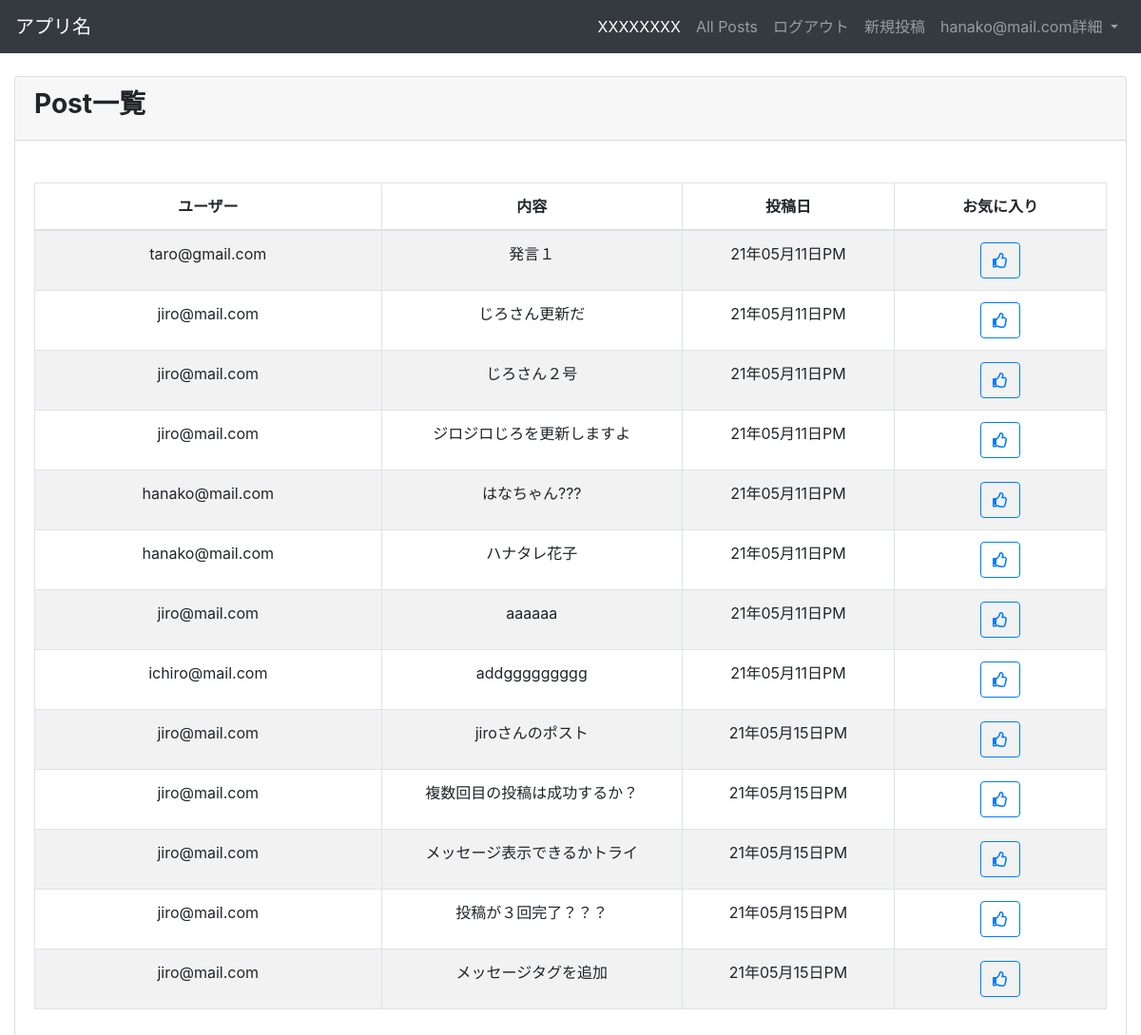
/microposts/list/ (signed in), run on the app's committed database.
### accounts/models.py (models this page shows, shortened)
class Users(AbstractBaseUser, PermissionsMixin):
    username = models.CharField(max_length=100)
    email = models.EmailField(max_length=100, unique=True)
    followers = models.ManyToManyField('self', blank='True', symmetrical='False')
    is_active = models.BooleanField(default=True)
    is_staff = models.BooleanField(default=False)
    USERNAME_FIELD = 'email'
    REQUIRED_FIELDS = ['username']
    object = UserManager()
    favoritePost = models.ManyToManyField(
        'microposts.Post', blank=True,
        verbose_name='お気に入りの投稿'
    )

### microposts/models.py (models this page shows)
class Post(models.Model):
    owner = models.ForeignKey('accounts.Users', verbose_name='オーナー', on_delete=models.CASCADE)
    content = models.TextField(max_length=255)
    created_at = models.DateTimeField(auto_now_add=True)
    class Meta:
        db_table = 'posts'

### microposts/views.py (the view, shortened to what this page needs)
# urls.py: path('list/', PostListView.as_view(), name='list'),
class PostListView(LoginRequiredMixin, ListView):
    template_name = 'microposts/list.html'
    model = Post
    def get_context_data(self, **kwargs):
        context = super().get_context_data(**kwargs)
        user = self.request.user
        context['favorite_list'] = user.favoritePost.all()
        context['posts_list'] = Post.objects.all()
        return context

### templates/microposts/list.html (shortened to what this page needs)
{% extends 'base.html' %}
{% load bootstrap4 %}
{% block content %}
    <div class="content-wrapper">
        <div class="container-fluid">
            <div class="card mb-3">
                <div class="card-header">
                    <h3><b>Post一覧</b></h3>
                </div>
                <div class="card-body">
                    <div class="table table-responsive">
                        <table id='post_list' width="100%" class="table table-striped table-bordered table-hover">
                            <thead>
                            <tr>
                                <th class="text-center">ユーザー</th>
                                <th class="text-center">内容</th>
                                <th class="text-center">投稿日</th>
                                <th class="text-center">お気に入り</th>
                            </tr>
                            </thead>
                            <tbody>
                            {% for item in posts_list %}
                                <tr class="odd gradeX text-center">
                                    <td class="text-center" width="100">{{ item.owner }}</td>
                                    <td class="text-center" width="100">{{ item.content }}</td>
                                    <td class="text-center" width="100">{{ item.created_at | date:"y年m月d日A " }}</td>
                                    <td class="text-center" width="100">
                                        {% if item in favorite_list %}
                                            <form action="{% url 'accounts:removefavorite' pk=item.pk %}" method="post">
                                                <button type="submit" class="btn btn-outline-primary" name="button">
                                                    <i class="fas fa-thumbs-up"></i>
                                                </button>
                                                {% csrf_token %}
                                            </form>
                                        {% else %}
                                            <form action="{% url 'accounts:favorite' pk=item.pk %}" method="post">
                                                <button type="submit" class="btn btn-outline-primary" name="button">
                                                    <i class="far fa-thumbs-up"></i>
                                                </button>
                                            </form>
                                        {% endif %}
                                    </td>
                                </tr>
                            {% endfor %}
                            </tbody>
                        </table>
                    </div>
                </div>
            </div>
        </div>
    </div>
{% endblock %}

### templates/base.html (shortened to what this page needs)
{% load static %}
<!DOCTYPE html>
<html lang="ja">
<head>
    <link rel="stylesheet" href="https://stackpath.bootstrapcdn.com/bootstrap/4.3.1/css/bootstrap.min.css"
>
    {% load bootstrap4 %}
    {% bootstrap_css %}
</head>
<body>
<header class="mb-4">
    <nav class="navbar navbar-expand-sm navbar-dark bg-dark">
        <a class="navbar-brand" href="/">アプリ名</a>
        <div class="collapse navbar-collapse justify-content-end" id="navbarNavDropdown">
            <ul class="navbar-nav">
                <li class="nav-item active">
                    <a class="nav-link" href="#">XXXXXXXX <span class="sr-only">(current)</span></a>
                </li>
                <li class="nav-item"><a class="nav-link" href="{% url 'microposts:list' %}">All Posts</a>
                </li>{% if user.is_authenticated %}
                <li class="nav-item">
                    <a class="nav-link" href="{% url 'accounts:user_logout' %}">ログアウト</a>
                </li>{% endif %}
                <li class="nav-item">
                    <a class="nav-link" href="{% url 'microposts:create' %}">新規投稿</a>
                </li>
                <li class="nav-item dropdown">
                    <a class="nav-link dropdown-toggle" href="#" id="navbarDropdownMenuLink" role="button"
                       data-toggle="dropdown" aria-haspopup="true" aria-expanded="false">
                        {{ user.get_username }}詳細
                    </a>
                </li>
            </ul>
        </div>
    </nav>
</header>
{% block content %}
{% endblock content %}
<link rel="stylesheet" href="https://cdn.datatables.net/t/bs-3.3.6/jqc-1.12.0,dt-1.10.11/datatables.min.css"/>
</body>
</html>

### data on the page
Users: get_username "hanako@mail.com"
Post: owner "taro@gmail.com", content "発言１", created_at "21年05月11日PM"
Post: owner "jiro@mail.com", content "じろさん更新だ", created_at "21年05月11日PM"
Post: owner "jiro@mail.com", content "じろさん２号", created_at "21年05月11日PM"
Post: owner "jiro@mail.com", content "ジロジロじろを更新しますよ", created_at "21年05月11日PM"
Post: owner "hanako@mail.com", content "はなちゃん???", created_at "21年05月11日PM"
Post: owner "hanako@mail.com", content "ハナタレ花子", created_at "21年05月11日PM"
Post: owner "jiro@mail.com", content "aaaaaa", created_at "21年05月11日PM"
Post: owner "ichiro@mail.com", content "addggggggggg", created_at "21年05月11日PM"
Post: owner "jiro@mail.com", content "jiroさんのポスト", created_at "21年05月15日PM"
Post: owner "jiro@mail.com", content "複数回目の投稿は成功するか？", created_at "21年05月15日PM"
Post: owner "jiro@mail.com", content "メッセージ表示できるかトライ", created_at "21年05月15日PM"
Post: owner "jiro@mail.com", content "投稿が３回完了？？？", created_at "21年05月15日PM"
Post: owner "jiro@mail.com", content "メッセージタグを追加", created_at "21年05月15日PM"
